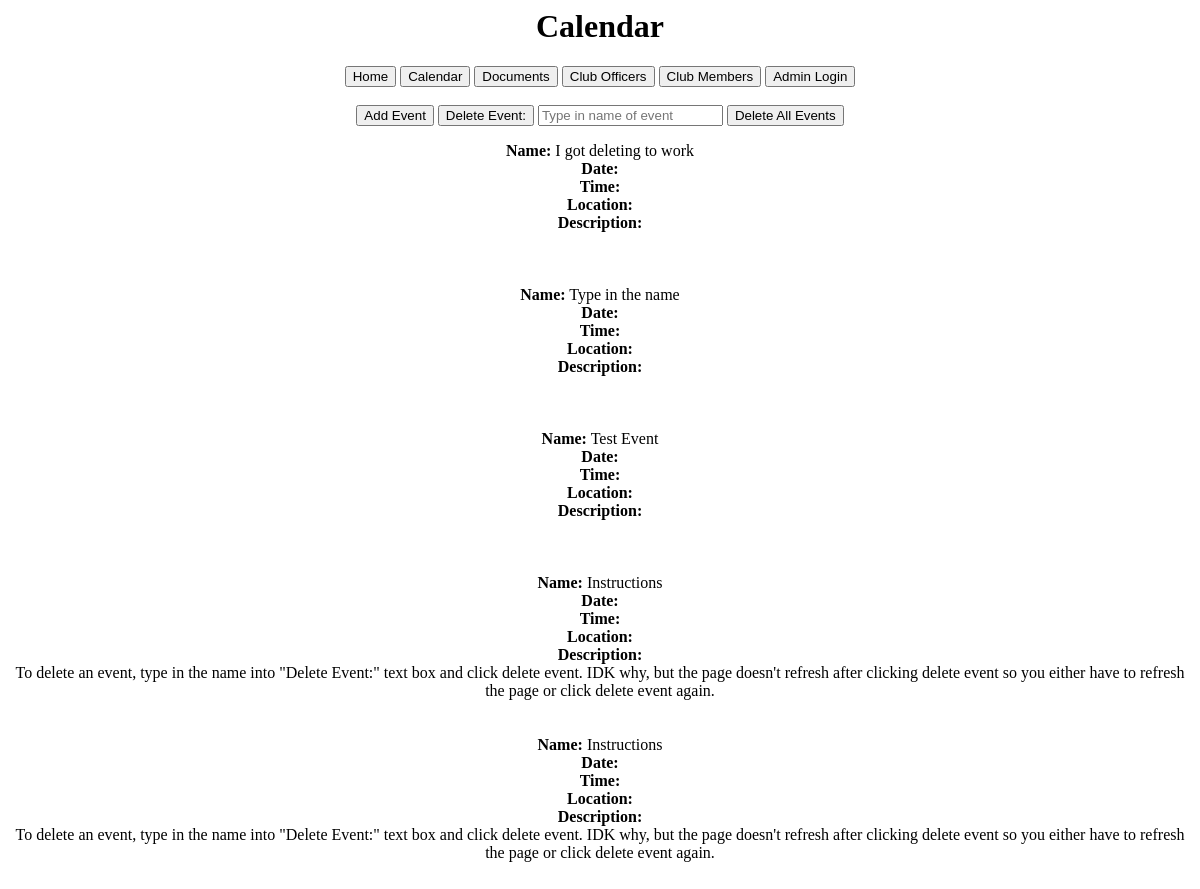
The page /ama/calendar/ on the database as committed earlier.
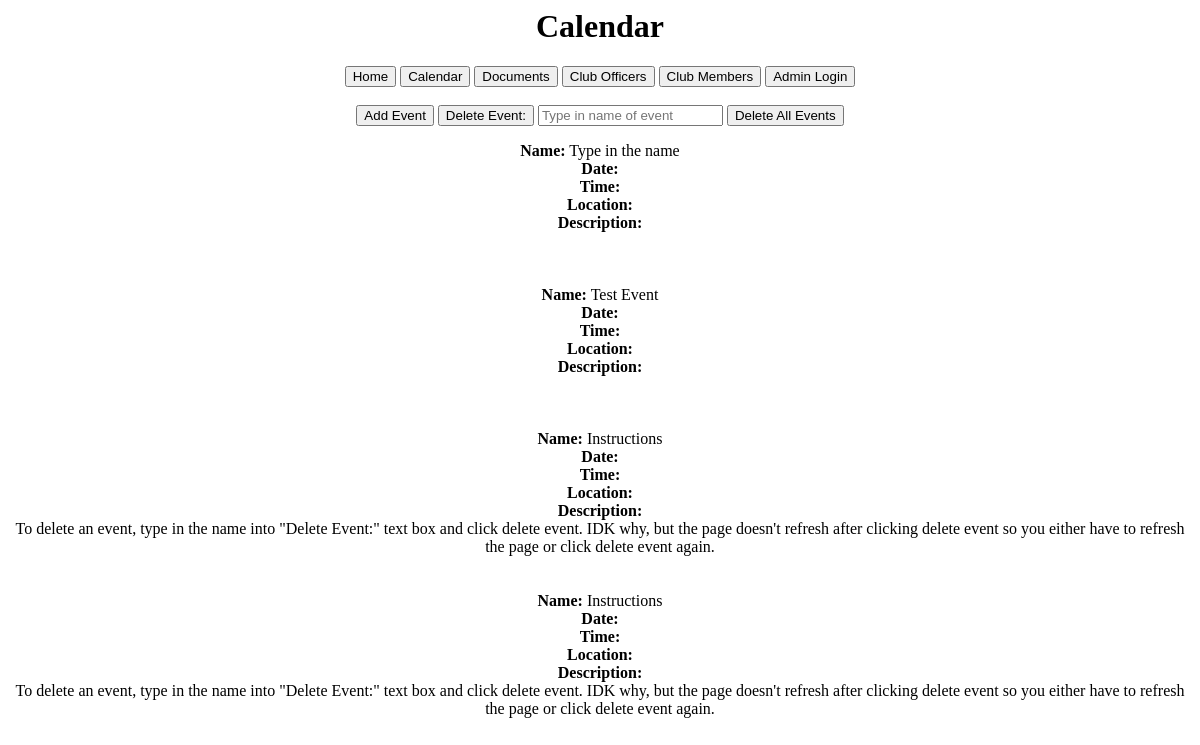
The same page on the database as committed later.
### ama/models.py (models this page shows, shortened)
class Event(models.Model):
	eventName = models.CharField(max_length=200)
	eventDate = models.CharField(max_length=50)
	eventTime = models.CharField(max_length=50)
	eventLocation = models.CharField(max_length=200)
	eventDescription = models.CharField(max_length=1000)
	class Meta:
		ordering = ['eventDate', 'eventTime']

### ama/views.py (the view, shortened to what this page needs)
# urls.py: path('calendar/', views.calendar, name = 'calendar'),
def calendar(request):
	allEvents = Event.objects.all()
	context = {'enable':enable, 'allEvents':allEvents}
	return render(request, 'calendar/calendar.html', context)

### ama/templates/calendar/calendar.html (shortened to what this page needs)
<html>
<head>
</head>
<body>
</body>
</html>
<h1 style="text-align: center;">Calendar</h1>
<div>
	<form action="{% url 'ama:home' %}">
		<input type ="submit" value="Home"/>
	</form>
	<form action="{% url 'ama:calendar' %}">
		<input type="submit" value="Calendar">
	</form>
	<form action="{% url 'ama:documents' %}">
		<input type="submit" value="Documents">
	</form>
	<form action="{% url 'ama:officers' %}">
		<input type="submit" value="Club Officers">
	</form>
	<form action="{% url 'ama:members' %}">
		<input type="submit" value="Club Members">
	</form>
	<form action="{% url 'ama:login' %}">
		<input type="submit" value="Admin Login">
	</form>
</div>
<div>
	<form action="{% url 'ama:add-event' %}">
		{% if enable %}
		<input type="submit" value="Add Event">
		{% else %}
		<input type="submit" value="Add Event" disabled>
		{% endif %}
	</form>
	<form action="/ama/calendar/" method="POST">
		{% if enable %}
		<input type="submit" value="Delete Event:" name="deleteEvent">
		<input type="text" name="eventName" placeholder="Type in name of event">
		{% else %}
		<input type="submit" value="Delete Event:" disabled>
		{% endif %}
	</form>
	<form action="/ama/calendar/" method="GET">
		{% if enable %}
		<input type="submit" value="Delete All Events" name="deleteAllEvents">
		{% else %}
		<input type="submit" value="Delete All Events" disabled>
		{% endif %}
	</form>
</div>
<div>
<p style="text-align: center;">
	{% for e in allEvents %}
		<b>Name:</b> {{e.eventName}}<br>
		<b>Date:</b> {{e.eventDate}}<br>
		<b>Time:</b> {{e.eventTime}}<br>
		<b>Location:</b> {{e.eventLocation}}<br>
		<b>Description:</b> <br>
		{{e.eventDescription}}<br>
		<br><br>
	{% endfor %}
</p>
</div>
</body>
</html>

Rows that differ between the two databases and show on the page:
removed Event: eventName "I got deleting to work"
